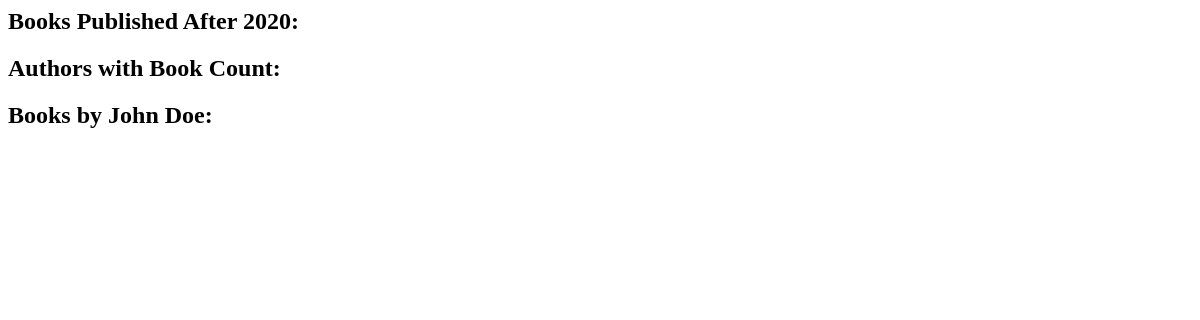
The app's page /day03s/books/, older data.
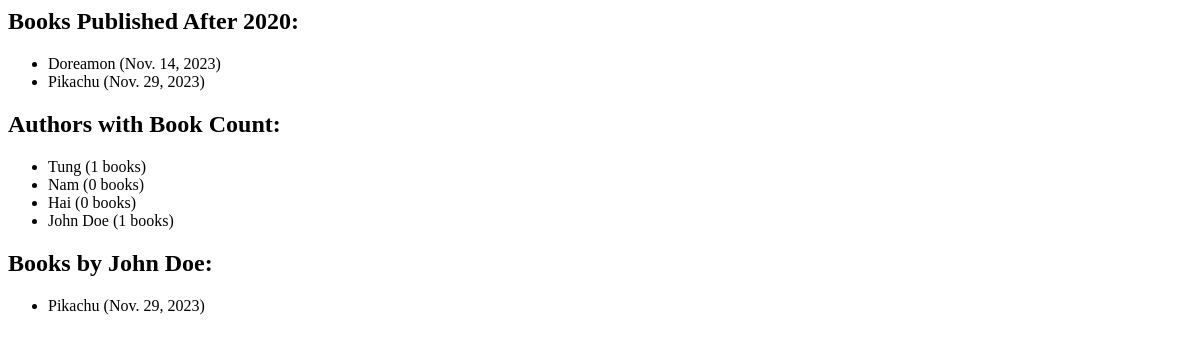
The same page, newer data.
### day03s/models.py (models this page shows, shortened)
class Book(models.Model):
    title = models.CharField(max_length=200)
    authors = models.ManyToManyField(Author)
    published_date = models.DateField()

class Author(models.Model):
    name = models.CharField(max_length=100)

### day03s/views.py (the view)
# urls.py: path('books/', book_list, name='book_list'),
def book_list(request):
    books_published_after_2020 = Book.objects.filter(published_date__gt=date(2020, 1, 1))
    authors_with_book_count = Author.objects.annotate(book_count=Count('book'))
    books_by_john_doe = Book.objects.filter(authors__name='John Doe')
    return render(request, 'day03s/book_list.html', {
        'books_published_after_2020': books_published_after_2020,
        'authors_with_book_count': authors_with_book_count,
        'books_by_john_doe': books_by_john_doe,
    })

### day03s/templates/day03s/book_list.html
<h2>Books Published After 2020:</h2>
<ul>
    {% for book in books_published_after_2020 %}
        <li>{{ book.title }} ({{ book.published_date }})</li>
    {% endfor %}
</ul>
<h2>Authors with Book Count:</h2>
<ul>
    {% for author in authors_with_book_count %}
        <li>{{ author.name }} ({{ author.book_count }} books)</li>
    {% endfor %}
</ul>
<h2>Books by John Doe:</h2>
<ul>
    {% for book in books_by_john_doe %}
        <li>{{ book.title }} ({{ book.published_date }})</li>
    {% endfor %}
</ul>

Row changes from the older to the newer data that the page shows:
added Book: title "Doreamon", published_date "Nov. 14, 2023", shown under "Books Published After 2020:"
added Book: title "Pikachu", published_date "Nov. 29, 2023"
added Author: name "Tung", book_count "1"
added Author: name "Nam", book_count "0"
added Author: name "Hai", book_count "0"
added Author: name "John Doe", book_count "1"
